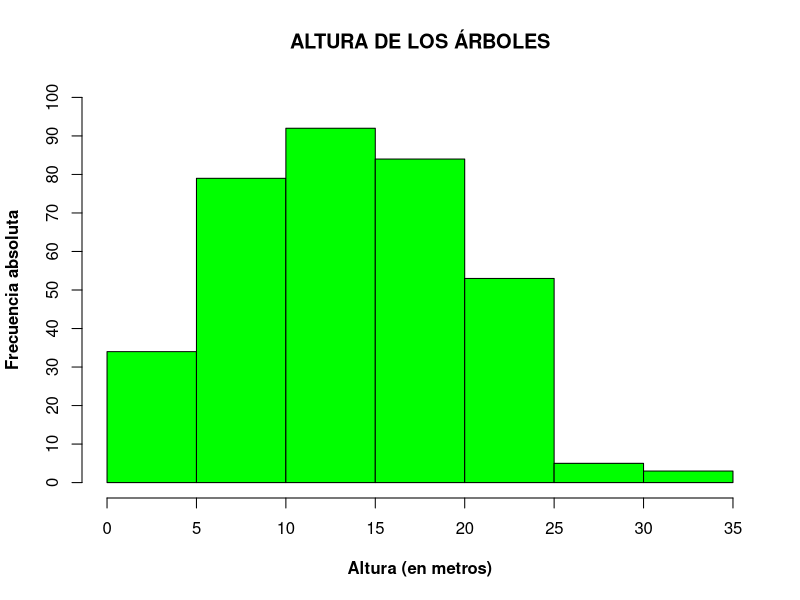
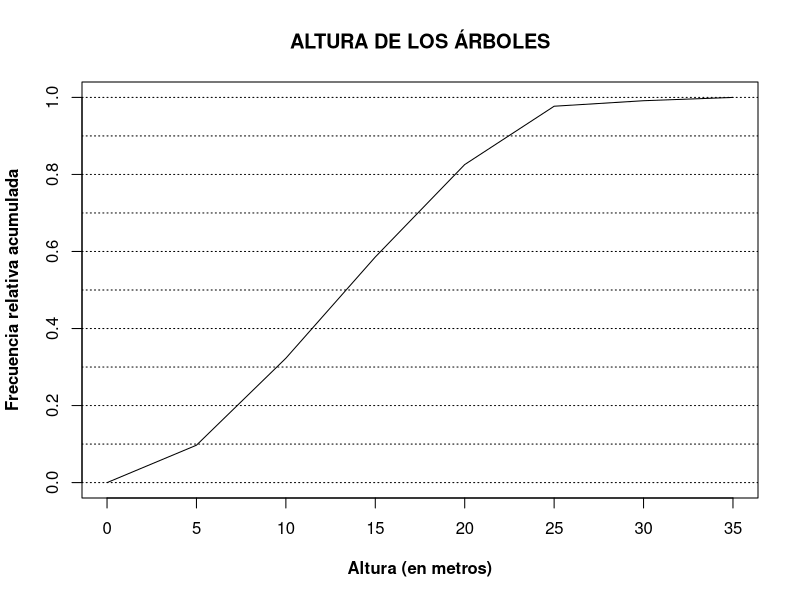
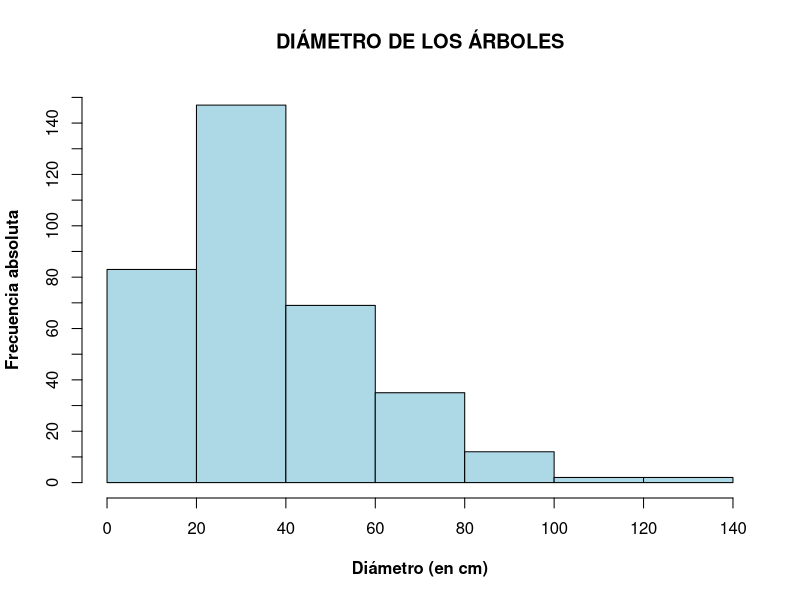
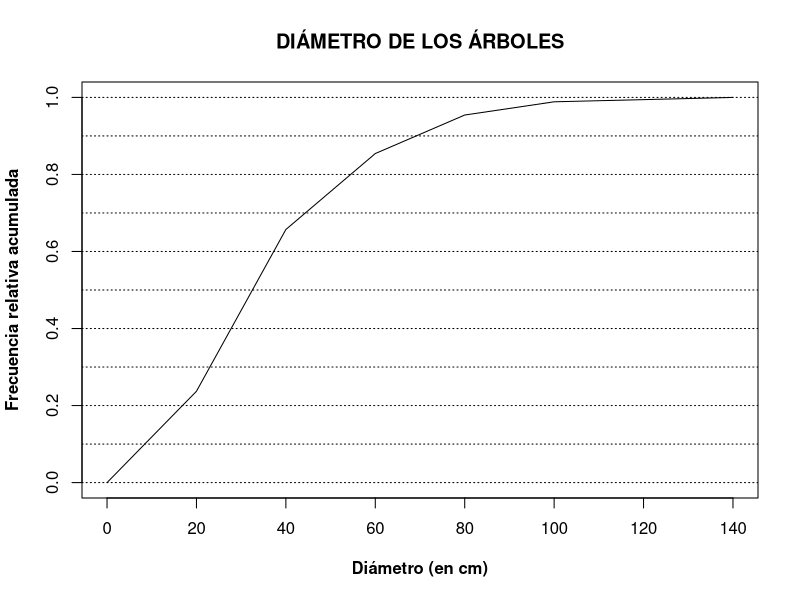
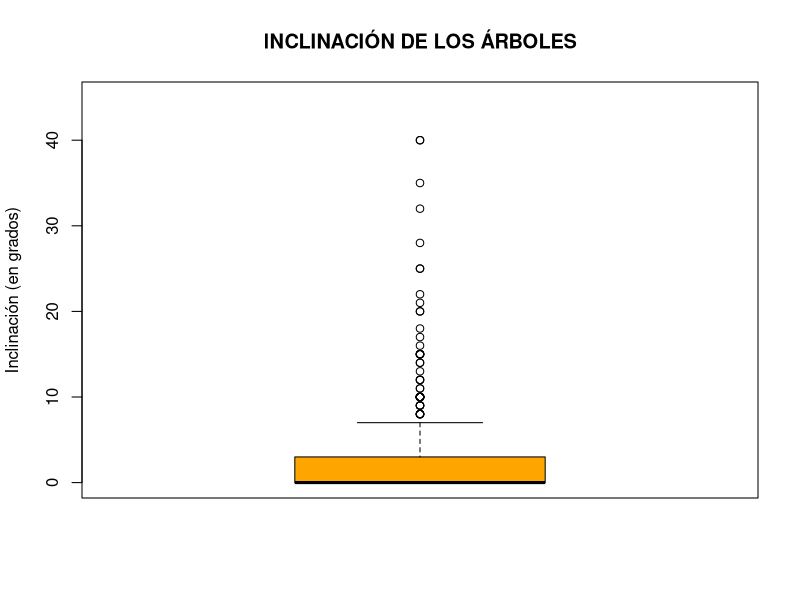
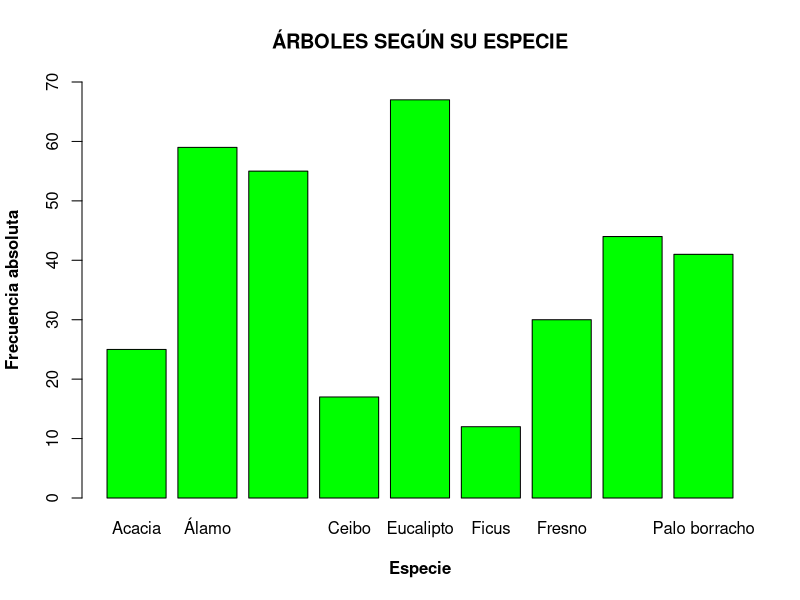
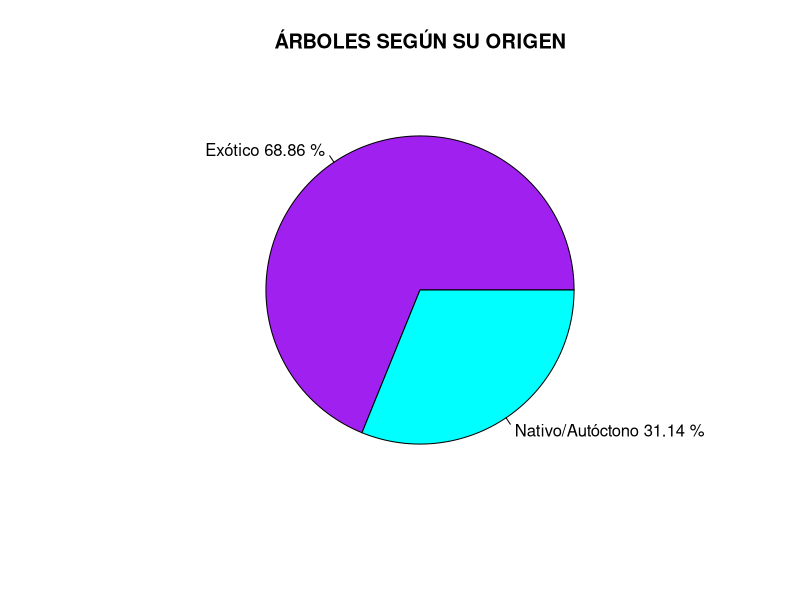
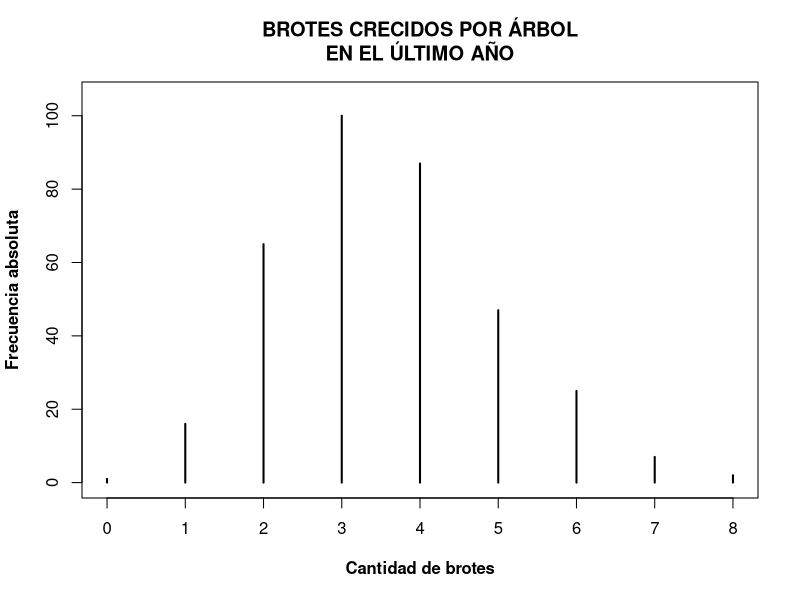

Recreate these plots in R, in order.
# Primer variable a analizar: ALTURA

tablasAltura <- function(Altura) {
  # Tabla de frecuencias
  frecAbs <- table(cut(Altura, seq(0, 35, 5), right = "TRUE"))
  frecRel <- round(frecAbs/length(Altura), digits = 4)
  frecAbsAcum = cumsum(frecAbs)
  frecRelAcum = round(cumsum(frecAbs/length(Altura)), digits = 4)
  tabla_altura <<- cbind(frecAbs, frecAbsAcum, frecRel, frecRelAcum)
  
  # Histograma
  tit <- "ALTURA DE LOS ÁRBOLES"
  b <- seq(0, 35, 5)
  hist(Altura, main = tit, xlab = "Altura (en metros)", ylab = "Frecuencia absoluta", 
       xlim = c(0, 35), ylim = c(0, 100), col = "green", 
       breaks = b, xaxt = "n", yaxt = "n", right = TRUE, font.lab = 2)
  axis(side = 1, at = b)
  axis(side = 2, at = seq(0, 100, 10))
  
  # Polígono acumulativo
  plot(c(0, frecRelAcum), type = "l", main = tit, xlab = "Altura (en metros)", 
       ylab = "Frecuencia relativa acumulada", xaxt = "n", font.lab = 2, xlim = c(1, 8))
  axis(side = 1, at = (1:8), labels = seq(0, 35, 5))
  abline(h = seq(0, 1, 0.1), lty = 3)
}

# Segunda variable a analizar: DIÁMETRO

tablasDiametro <- function(Diametro){
  
  # Tabla de frecuencias
  frecAbs <- table(cut(Diametro, seq(0, 140, 20), right = "TRUE"))
  frecRel <- round(frecAbs/length(Diametro), digits = 4)
  frecAbsAcum = cumsum(frecAbs)
  frecRelAcum = round(cumsum(frecAbs/length(Diametro)), digits = 4)
  tabla_diametro <<- cbind(frecAbs, frecAbsAcum, frecRel, frecRelAcum)
  
  # Histograma
  tit <- "DIÁMETRO DE LOS ÁRBOLES"
  b <- seq(0, 140, 20)
  hist(Diametro, main = tit, xlab = "Diámetro (en cm)", ylab = "Frecuencia absoluta", 
       xlim = c(0, 140), ylim = c(0, 150), col = "lightblue", 
       breaks = b, xaxt = "n", yaxt = "n", right = TRUE, font.lab = 2)
  axis(side = 1, at = b)
  axis(side = 2, at = seq(0, 150, 10))
  
  # Polígono acumulativo.
  plot(c(0, frecRelAcum), type = "l", main = tit, xlab = "Diámetro (en cm)", 
       ylab = "Frecuencia relativa acumulada", xaxt = "n", font.lab = 2)
  axis(side = 1, at = (1:8), labels = seq(0, 140, 20))
  abline(h = seq(0, 1, 0.1), lty = 3)
}

tablasInclinacion <- function(Inclinacion) {
  frecAbs <- table(cut(Inclinacion, seq(0, 42, 7), right = "FALSE"))
  frecRel <- round(frecAbs/length(Inclinacion), digits = 4)
  frecAbsAcum = cumsum(frecAbs)
  frecRelAcum = round(cumsum(frecAbs/length(Inclinacion)), digits = 4)
  tabla_inclinacion <<- cbind(frecAbs, frecAbsAcum, frecRel, frecRelAcum)
  
  tit <- "INCLINACIÓN DE LOS ÁRBOLES"
  boxplot(Inclinacion, main = tit, col = "orange", ylab = "Inclinación (en grados)", font = 2, ylim = c(0, 45))
}

tablasEspecie <- function(Especie) {
   frecAbs <- table(Especie)
   
   tit <- "ÁRBOLES SEGÚN SU ESPECIE"
   barplot(frecAbs, ylim = c(0, 70), col = "green", main = tit, xlab = "Especie", 
           ylab = "Frecuencia absoluta", font.lab = 2)
}

tablasOrigen <- function(Origen) {
  frecAbs <- table(Origen)
  porcentajes <- round((frecAbs / length(Origen)) * 100, digits = 2)
  tabla_origen <<- cbind(frecAbs, porcentajes)
  
  lbls <- c("Exótico", "Nativo/Autóctono")
  lbls <- paste(lbls, porcentajes)
  lbls <- paste(lbls, "%")
  
  tit <- "ÁRBOLES SEGÚN SU ORIGEN"
  pie(frecAbs, labels = lbls, main = tit, col = c("purple", "cyan"))
}

tablasBrotes <- function(Brotes) {
  frecAbs <- table(Brotes)
  frecRel <- round(frecAbs/length(Brotes), digits = 4)
  frecAbsAcum = cumsum(frecAbs)
  frecRelAcum = round(cumsum(frecAbs/length(Brotes)), digits = 4)
  tabla_brotes <<- cbind(frecAbs, frecAbsAcum, frecRel, frecRelAcum)
  
  tit <- "BROTES CRECIDOS POR ÁRBOL\nEN EL ÚLTIMO AÑO"
  plot(frecAbs, type = "h", main = tit, xlab = "Cantidad de brotes", 
       ylab = "Frecuencia absoluta", font.lab = 2, ylim = c(0, 105))
  
  plot(frecRelAcum, type = "s", main = tit, xlab = "Cantidad de brotes", 
       ylab = "Frecuencia relativa acumulada", font.lab = 2, 
       xaxt = "n", ylim = c(0, 1))
  axis(side = 1, at = (1:9), labels = seq(0, 8, 1))
  abline(h = seq(0, 1, 0.1), lty = 3)
  
}

tablasEspecieOrigen <- function(Especie, Origen) {
  frecAbs <- table(Origen, Especie)
  tabla_especieOrigen <<- cbind(table(Especie, Origen), table(Especie))
  
  tit <- "ORIGEN DE LOS ÁRBOLES\nSEGÚN SU ESPECIE"
  barplot(frecAbs, beside = TRUE, ylim = c(0, 70), col = c("purple", "cyan"), main = tit, xlab = "Especie", 
          ylab = "Frecuencia absoluta", font.lab = 2)
  legend("topright", legend = c("Exótico", "Nativo/Autóctono"), fill = c("purple", "cyan"))
}

tablasEspecieBrotes <- function(Especie, Brotes) {
  frecAbs <- table(Brotes, Especie)
  totalPorEspecie <- c(1:9)
  for (i in seq(1:length(levels(Especie)))) {
    totalPorEspecie[i] = sum(table(Brotes, Especie)[, i] * c(0:8))
  }
  tabla_especieBrotes <<- cbind(levels(Especie), totalPorEspecie)
  
  tit <- "CANTIDAD DE BROTES POR ESPECIE\nEN EL ÚLTIMO AÑO"
  barplot(totalPorEspecie, names.arg = levels(Especie), col = "purple", ylim = c(0, 250), main = tit, 
          xlab = "Especie", ylab = "Frecuencia absoluta", font.lab = 2)
}

leerDatos <- function() {
  #setwd("~/TP1PyE")
  datos <- read.table(file = "base1.txt", header = TRUE, sep = "\t", 
                      col.names = c("ID", "Altura", "Diametro", "Inclinacion", "Especie", "Origen", "Brotes"))
  attach(datos)
  fuente <- "Fuente: Censo Forestal Urbano Público, Ciudad de Buenos Aires, año 2011"
  tablasAltura(Altura)
  tablasDiametro(Diametro)
  tablasInclinacion(Inclinacion)
  tablasEspecie(Especie)
  tablasOrigen(Origen)
  tablasBrotes(Brotes)
  tablasEspecieOrigen(Especie, Origen)
  tablasEspecieBrotes(Especie, Brotes)
}

leerDatos()
